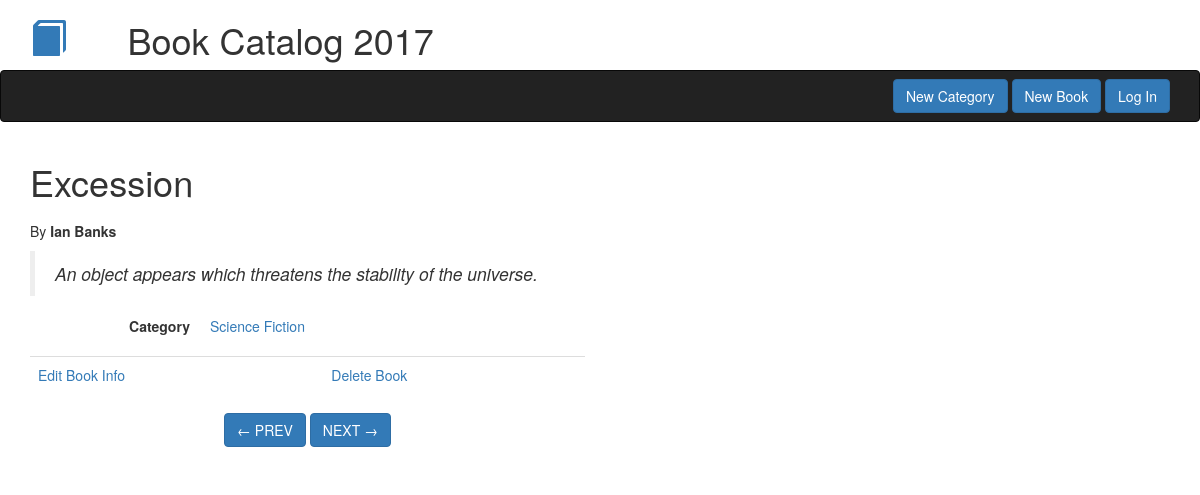
Screenshot of /books/1 with the database file from the repository.
### db_setup.py (models this page shows, shortened)
class Book(Base):
    __tablename__ = 'book'
    title = Column(String(80), nullable = False)
    id = Column(Integer, primary_key = True)
    subtitle = Column(String(250))
    author = Column(String(250), nullable = False)
    author2 = Column(String(250))
    description = Column(String(250))
    category_id = Column(Integer, ForeignKey('category.id'))
    category = relationship(Category)

class Category(Base):
    __tablename__ = 'category'
    name = Column(String(80), nullable = False)
    id = Column(Integer, primary_key = True)

### catalog.py (the view)
@app.route('/books/<int:book_id>')
def singleBook(book_id):
    book = session.query(Book).filter_by(id = book_id).one()
    categories = session.query(Category)
    titles = session.query(Book.id).order_by(Book.title).all()
    id_list = [x[0] for x in titles]
    return render_template('single_book.html',
                            book = book,
                            categories = categories,
                            id_list = id_list)

### templates/single_book.html (shortened to what this page needs)
{% extends 'bootstrap/base.html' %}
{% block navbar %}{% include 'header_nav.html' %}{% endblock %}
{% block content %}
<div class='container'>
    <div class='row'>
        <div class='col-md-6'>
            <h1>{{ book.title }}</h1>
            <p>By <strong>{{ book.author }}</strong></p>
            <blockquote><p><em>{{ book.description }}</em></p></blockquote>
            <dl class="dl-horizontal">
            {% for category in categories %}
                {%  if category.id == book.category_id %}
                    <dt>Category</dt><dd><a href="{{ url_for('listBooks', category_id = category.id) }}">{{ category.name }}</a></dd>
                {% endif %}
            {% endfor %}
            </dl>
            <table class='table'>
                <td><a href="{{ url_for('editBook', book_id = book.id) }}">Edit Book Info</a></td><td><a href="{{ url_for('deleteBook', book_id = book.id) }}">Delete Book</a></td></tr>
            </table>
            {% set new_book_id = [] %}
            {% set new_book_id = new_book_id[0] %}
            {% set prev_book_id = [] %}
            {% set prev_book_id = prev_book_id[0] %}
            <div class="pager">
                <a class="previous btn btn-primary" href="{{ url_for('singleBook', book_id = prev_book_id )}}">&larr; PREV</a>
                <a class="next btn btn-primary" href="{{ url_for('singleBook', book_id = new_book_id )}}">NEXT &rarr;</a>
            </div>
        </div>
    </div>
</div>
{% endblock %}

### rows the page displays
Book: title "Excession", author "Ian Banks", description "An object appears which threatens the stability of the universe."
Category: name "Science Fiction"
